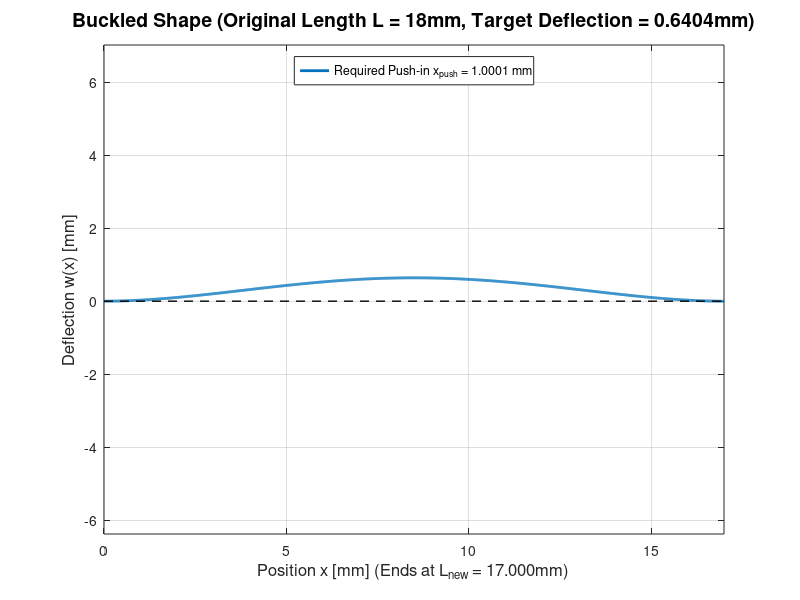

The MATLAB script that drew this image:
% --- 初期設定 ---
clear; 
clc;   
close all; 

% --- パラメータ設定 ---
% 💡 ここで梁の「本来の長さ」と「目標のたわみ量」を設定します
L = 18;          % [mm] 梁の本来の長さ（まっすぐな状態）
delta_0 = 0.6404;   % [mm] 目標とする最大たわみ量

% --- 定数の定義 ---
beta_l = 4.73004;
K = 0.9825;

% --- 計算の実行 ---

% 1. たわみの「基本形状」を計算
x_norm = linspace(0, 1, 1001); 
beta_x = beta_l * x_norm;
y = cosh(beta_x) - cos(beta_x) - K * (sinh(beta_x) - sin(beta_x));
y_norm = y / max(y);

% 2. 形状定数Cを計算
dw_ds = diff(y_norm) ./ diff(x_norm);
C = trapz(x_norm(1:end-1), dw_ds.^2);

% 3. 最大たわみ量(delta_0)から押し込み量(x_push)を計算 ✅
x_push = 0.5 * C * delta_0^2;

% 4. たわみ後のパラメータを計算
L_new = L - x_push;            
x_actual = x_norm * L_new;     
w = delta_0 * y_norm;          

% --- グラフの描画 ---
figure;
plot(x_actual, w, 'LineWidth', 2);
hold on; 
plot([0, L_new], [0, 0], 'k--', 'LineWidth', 1); 
hold off;

% --- 表示の調整 ---
grid on;
axis equal; 
xlabel(['Position x [mm] (Ends at L_{new} = ' num2str(L_new, '%.3f') 'mm)'], 'FontSize', 12);
ylabel('Deflection w(x) [mm]', 'FontSize', 12);
title(['Buckled Shape (Original Length L = ' num2str(L) 'mm, Target Deflection = ' num2str(delta_0) 'mm)'], 'FontSize', 14);
legend(['Required Push-in x_{push} = ' num2str(x_push, '%.4f') ' mm'], 'Location', 'north');

% --- 結果をコマンドウィンドウに表示 ---
fprintf('===================================================\n');
fprintf('目標の最大たわみ量 δ₀ = %.4f mm を得るには、\n', delta_0);
fprintf('必要な押し込み量 x_push = %.4f mm です。\n', x_push);
fprintf('===================================================\n');